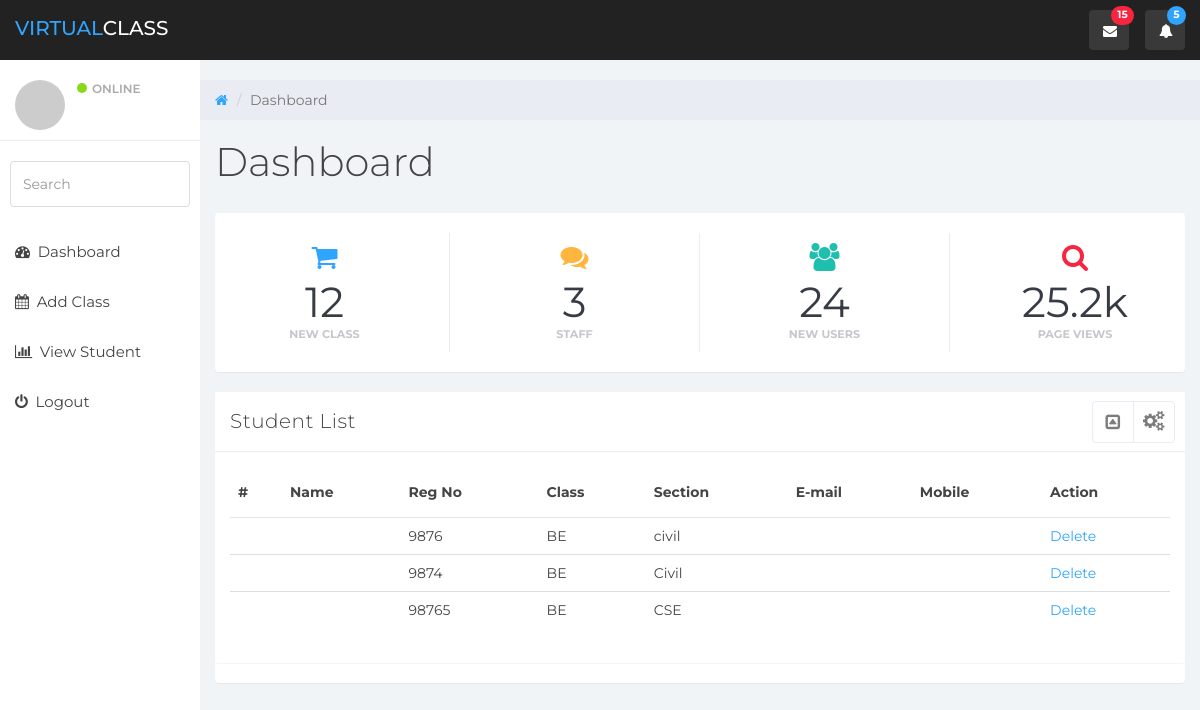
/student.php, run on the app's committed database.
### tables this page shows
CREATE TABLE `student_details` (
  `student_id` int(11) NOT NULL,
  `student_name` varchar(30) NOT NULL,
  `regno` int(15) NOT NULL,
  `class` varchar(15) NOT NULL,
  `section` varchar(15) NOT NULL,
  `parent_email` varchar(30) NOT NULL,
  `parent_contact_no` varchar(30) NOT NULL,
  `password` varchar(50) NOT NULL,
  `confirmpassword` varchar(50) NOT NULL,
  `status` tinyint(11) NOT NULL
);

### student.php (the view, shortened to what this page needs)
<?php
include_once('db/dpconfig.php');
?>
<!DOCTYPE html>
<html>
<head>
<?php echo include_once "function/css_js.php" ?>
</head>
<body>
<?php echo include_once "sidebar.php" ?>
	<div class="col-sm-9 col-sm-offset-3 col-lg-10 col-lg-offset-2 main">
		<div class="row">
			<ol class="breadcrumb">
				<li><a href="#">
					<em class="fa fa-home"></em>
				</a></li>
				<li class="active">Dashboard</li>
			</ol>
		</div>
		<div class="row">
			<div class="col-lg-12">
				<h1 class="page-header">Dashboard</h1>
			</div>
		</div>
		<div class="panel panel-container">
			<div class="row">
				<div class="col-xs-6 col-md-3 col-lg-3 no-padding">
					<div class="panel panel-teal panel-widget border-right">
						<div class="row no-padding"><em class="fa fa-xl fa-shopping-cart color-blue"></em>
							<div class="large">12</div>
							<div class="text-muted">New class</div>
						</div>
					</div>
				</div>
				<div class="col-xs-6 col-md-3 col-lg-3 no-padding">
					<div class="panel panel-blue panel-widget border-right">
						<div class="row no-padding"><em class="fa fa-xl fa-comments color-orange"></em>
							<div class="large">3</div>
							<div class="text-muted">staff</div>
						</div>
					</div>
				</div>
				<div class="col-xs-6 col-md-3 col-lg-3 no-padding">
					<div class="panel panel-orange panel-widget border-right">
						<div class="row no-padding"><em class="fa fa-xl fa-users color-teal"></em>
							<div class="large">24</div>
							<div class="text-muted">New Users</div>
						</div>
					</div>
				</div>
				<div class="col-xs-6 col-md-3 col-lg-3 no-padding">
					<div class="panel panel-red panel-widget ">
						<div class="row no-padding"><em class="fa fa-xl fa-search color-red"></em>
							<div class="large">25.2k</div>
							<div class="text-muted">Page Views</div>
						</div>
					</div>
				</div>
			</div>
		</div>
		<div class="panel panel-default">
		<div class="row">
			<div class="col-md-12">
				<div class="panel panel-default">
					<div class="panel-heading">
						Student  List
						<ul class="pull-right panel-settings panel-button-tab-right">
							<li class="dropdown"><a class="pull-right dropdown-toggle" data-toggle="dropdown" href="#">
								<em class="fa fa-cogs"></em>
							</a>
							</li>
						</ul>
						<span class="pull-right clickable panel-toggle panel-button-tab-left"><em class="fa fa-toggle-up"></em></span></div>
					<div class="panel-body">
					<table class="table table-hover" id="myTable">
                         <thead>
                            <tr>
                              <th>#</th>
                              <th>Name</th>
                              <th>Reg No</th>
                              <th>Class</th>
                              <th>Section</th>
                              <th>E-mail</th>
                              <th>Mobile</th>
                              <th>Action</td>
                            </tr>
                        </thead>
                            <tbody>
                            <?php
                                $sql = "SELECT *  FROM student_details WHERE status='1'";
                                $result = $conn->query($sql);
                                if ($result->num_rows > 0) {
                                    while($row    = $result->fetch_assoc()) {
                                        $id                  = $row["id"];
                                        $Name                = $row["name"];
                                        $regno               = $row["regno"];
                                        $class               = $row["class"];
                                        $section             = $row["section"];
                                        $parent_email        = $row["email"];
                                        $parent_contact_no   = $row["mobile"];
                                    ?>
                                        <tr>
                                            <td><?php echo $id;?></td>
                                            <td><?php echo $Name;?></td>
                                            <td><?php echo $regno;?></td>
                                            <td><?php echo $class;?></td>
                                            <td><?php echo $section;?></td>
                                            <td><?php echo $parent_email;?></td>
                                            <td><?php echo $parent_contact_no;?></td>
                                            <td> <a href="function/removestudent.php?remove=<?php echo $id;?>">Delete</a></td>
                                        </tr>
                                <?php
                                    }
                                }
                             ?>
                            </tbody>
                        </table>
					</div>
				</div>
			</div>
		</div>
	</div>
</body>
</html>

### function/css_js.php (shortened to what this page needs)
   <link href="assets/css/bootstrap.min.css" rel="stylesheet">
<link href="assets/css/font-awesome.min.css" rel="stylesheet">
<link href="assets/css/datepicker3.css" rel="stylesheet">
   <link href="assets/css/styles.css" rel="stylesheet">

### sidebar.php (shortened to what this page needs)
<nav class="navbar navbar-custom navbar-fixed-top" role="navigation">
		<div class="container-fluid">
			<div class="navbar-header">
				<a class="navbar-brand" href="#"><span>Virtual</span>Class</a>
				<ul class="nav navbar-top-links navbar-right">
					<li class="dropdown"><a class="dropdown-toggle count-info" data-toggle="dropdown" href="#">
						<em class="fa fa-envelope"></em><span class="label label-danger">15</span>
					</a>
					</li>
					<li class="dropdown"><a class="dropdown-toggle count-info" data-toggle="dropdown" href="#">
						<em class="fa fa-bell"></em><span class="label label-info">5</span>
					</a>
					</li>
				</ul>
			</div>
		</div>
	</nav>
	<div id="sidebar-collapse" class="col-sm-3 col-lg-2 sidebar">
		<div class="profile-sidebar">
			<div class="profile-userpic">
				<img src="http://placehold.it/50/30a5ff/fff" class="img-responsive" alt="">
			</div>
			<div class="profile-usertitle">
				<div class="profile-usertitle-status"><span class="indicator label-success"></span>Online</div>
			</div>
		</div>
		<form role="search">
			<div class="form-group">
				<input type="text" class="form-control" placeholder="Search">
			</div>
		</form>
		<ul class="nav menu">
			<li><a href="dashbord.php"><em class="fa fa-dashboard">&nbsp;</em> Dashboard</a></li>
			<li><a href="user.php"><em class="fa fa-calendar">&nbsp;</em> Add Class</a></li>
			<li><a href="student.php"><em class="fa fa-bar-chart">&nbsp;</em> View Student</a></li>
			<li><a href="../index.html"><em class="fa fa-power-off">&nbsp;</em> Logout</a></li>
		</ul>
	</div>

### data on the page
student_details: regno "9876", class "BE", section "civil"
student_details: regno "9874", class "BE", section "Civil"
student_details: regno "98765", class "BE", section "CSE"
